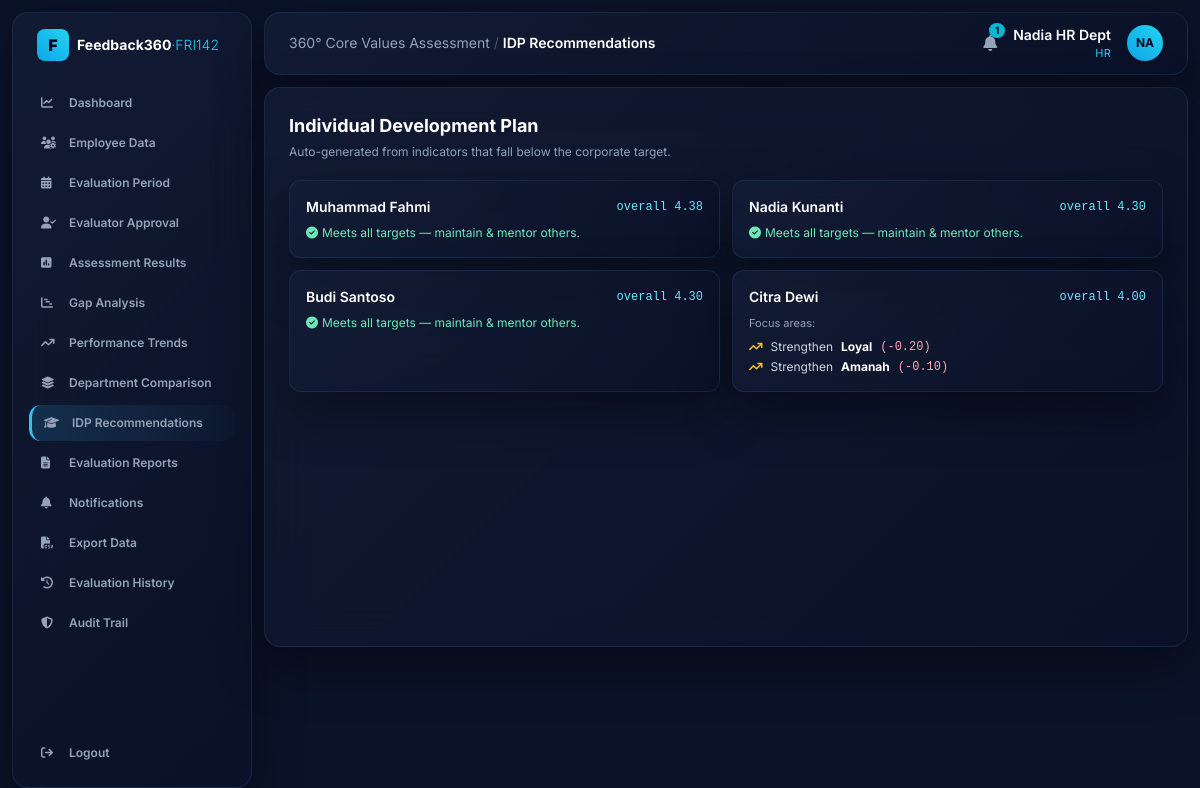
/idp (signed in), run on the app's committed database.
### tables this page shows
CREATE TABLE users (
    id INTEGER PRIMARY KEY AUTOINCREMENT,
    username TEXT UNIQUE NOT NULL,
    password_hash TEXT NOT NULL,
    display_name TEXT NOT NULL,
    role TEXT NOT NULL,                -- admin | hr | management | employee
    employee_id INTEGER REFERENCES employees(id)
);

CREATE TABLE results (
    id INTEGER PRIMARY KEY AUTOINCREMENT,
    period_id INTEGER NOT NULL REFERENCES periods(id),
    employee_id INTEGER NOT NULL REFERENCES employees(id),
    amanah REAL, kompeten REAL, harmonis REAL, loyal REAL, adaptif REAL,
    overall REAL,
    computed_at TEXT
);

CREATE TABLE employees (
    id INTEGER PRIMARY KEY AUTOINCREMENT,
    nip TEXT UNIQUE NOT NULL,
    full_name TEXT NOT NULL,
    position TEXT NOT NULL,
    department TEXT NOT NULL,
    supervisor_id INTEGER REFERENCES employees(id)
);

### app.py (the view)
@app.route("/idp")
@require("admin", "hr", "management")
def idp():
    period = active_period()
    rows = g.db.execute(
        "SELECT r.*, e.full_name FROM results r JOIN employees e ON r.employee_id=e.id "
        "WHERE r.period_id=?", (period["id"],)).fetchall()
    cards = []
    for r in rows:
        gaps = [(VALUE_LABELS[v], round(r[v] - CORPORATE_TARGET, 2))
                for v in VALUES if r[v] < CORPORATE_TARGET]
        gaps.sort(key=lambda x: x[1])
        cards.append({"name": r["full_name"], "overall": r["overall"], "gaps": gaps})
    return render_template("idp.html", cards=cards)

### app.py (called while the page is built)
@app.before_request
def load_user():
    g.db = get_db()
    g.user = None
    if "uid" in session:
        g.user = g.db.execute(
            "SELECT * FROM users WHERE id=?", (session["uid"],)
        ).fetchone()

def require(*roles):
    def deco(fn):
        @wraps(fn)
        def wrapper(*a, **kw):
            if not g.user:
                return redirect(url_for("login"))
            if roles and g.user["role"] not in roles:
                abort(403)
            return fn(*a, **kw)
        return wrapper
    return deco

@app.context_processor
def inject_globals():
    unread = 0
    if g.get("user"):
        unread = g.db.execute(
            "SELECT COUNT(*) c FROM notifications WHERE is_read=0 AND "
            "(target_role=? OR target_user_id=?)",
            (g.user["role"], g.user["id"]),
        ).fetchone()["c"]
    return dict(user=g.get("user"), VALUES=VALUES, VALUE_LABELS=VALUE_LABELS,
                TARGET=CORPORATE_TARGET, unread=unread)

def active_period():
    return g.db.execute(
        "SELECT * FROM periods WHERE status='active' ORDER BY id DESC LIMIT 1"
    ).fetchone()

### database.py (called while the page is built)
def get_db():
    conn = sqlite3.connect(DB_PATH)
    conn.row_factory = sqlite3.Row
    conn.execute("PRAGMA foreign_keys = ON")
    return conn

### templates/idp.html
{% extends "base.html" %}
{% block heading %}IDP Recommendations{% endblock %}
{% block body %}
<h2 class="text-lg font-bold text-white mb-1">Individual Development Plan</h2>
<p class="text-xs text-slate-400 mb-5">Auto-generated from indicators that fall below the corporate target.</p>
<div class="grid md:grid-cols-2 gap-3">
{% for c in cards %}
  <div class="glossy rounded-xl p-4">
    <div class="flex items-center justify-between mb-2">
      <h3 class="text-sm font-semibold text-white">{{ c['name'] }}</h3>
      <span class="text-xs text-cyan-300 font-mono">overall {{ '%.2f'|format(c['overall']) }}</span>
    </div>
    {% if c['gaps'] %}
      <p class="text-[11px] text-slate-400 mb-2">Focus areas:</p>
      <ul class="space-y-1">
      {% for label,gap in c['gaps'] %}
        <li class="text-xs text-slate-300 flex items-center gap-2">
          <i class="fa-solid fa-arrow-trend-up text-amber-400"></i>
          Strengthen <strong class="text-white">{{ label }}</strong> <span class="text-rose-300 font-mono">({{ '%+.2f'|format(gap) }})</span></li>
      {% endfor %}
      </ul>
    {% else %}
      <p class="text-xs text-emerald-300"><i class="fa-solid fa-circle-check mr-1"></i>Meets all targets — maintain &amp; mentor others.</p>
    {% endif %}
  </div>
{% else %}<p class="text-sm text-slate-400">No results to base recommendations on yet.</p>{% endfor %}
</div>
{% endblock %}

### templates/base.html (shortened to what this page needs)
<!DOCTYPE html>
<html lang="en">
<head>
<script src="https://cdn.tailwindcss.com"></script>
<link rel="stylesheet" href="https://cdnjs.cloudflare.com/ajax/libs/font-awesome/6.4.0/css/all.min.css">
</head>
<body class="text-slate-200 min-h-screen">
{% if user %}
<div class="flex min-h-screen">
  <aside class="w-60 shrink-0 glossy m-3 rounded-2xl p-4 flex flex-col">
    <div class="flex items-center gap-2 px-2 mb-6">
      <div class="w-8 h-8 bg-gradient-to-tr from-sky-500 to-cyan-400 rounded-lg flex items-center justify-center text-slate-950 font-black">F</div>
      <span class="text-sm font-bold text-white leading-tight">Feedback360<span class="text-cyan-400 font-light">·FRI142</span></span>
    </div>
    {% set R = user['role'] %}
    <nav class="space-y-1 text-xs font-semibold flex-grow">
      {% macro link(ep,icon,label) %}
        <a href="{{ url_for(ep) }}" class="flex items-center gap-3 px-3 py-2.5 rounded-xl navlink {{ 'nav-active' if request.endpoint==ep }}">
          <i class="fa-solid {{ icon }} w-4"></i><span>{{ label }}</span></a>
      {% endmacro %}
      {% if R in ['admin','hr','management'] %}{{ link('dashboard','fa-chart-line','Dashboard') }}{% endif %}
      {% if R in ['admin','hr'] %}{{ link('employees','fa-users-gear','Employee Data') }}{% endif %}
      {% if R in ['admin','hr'] %}{{ link('periods','fa-calendar-days','Evaluation Period') }}{% endif %}
      {% if R in ['admin','hr'] %}{{ link('evaluators','fa-user-check','Evaluator Approval') }}{% endif %}
      {% if R in ['admin','hr','management'] %}{{ link('results','fa-square-poll-vertical','Assessment Results') }}{% endif %}
      {% if R in ['admin','hr','management'] %}{{ link('gap','fa-chart-gantt','Gap Analysis') }}{% endif %}
      {% if R in ['admin','hr','management'] %}{{ link('trends','fa-arrow-trend-up','Performance Trends') }}{% endif %}
      {% if R in ['admin','hr','management'] %}{{ link('departments','fa-layer-group','Department Comparison') }}{% endif %}
      {% if R in ['admin','hr','management'] %}{{ link('idp','fa-graduation-cap', 'IDP Summary' if R=='management' else 'IDP Recommendations') }}{% endif %}
      {% if R in ['admin','hr','management'] %}{{ link('reports','fa-file-lines','Evaluation Reports') }}{% endif %}
      {{ link('notifications','fa-bell','Notifications') }}
      {% if R in ['admin','hr'] %}<a href="{{ url_for('export_data') }}" class="flex items-center gap-3 px-3 py-2.5 rounded-xl navlink"><i class="fa-solid fa-file-csv w-4"></i><span>Export Data</span></a>{% endif %}
      {% if R in ['admin','hr','management'] %}{{ link('history','fa-clock-rotate-left','Evaluation History') }}{% endif %}
      {% if R in ['admin','hr'] %}{{ link('audit','fa-shield-halved','Audit Trail') }}{% endif %}
    </nav>
    <a href="{{ url_for('logout') }}" class="flex items-center gap-3 px-3 py-2.5 rounded-xl navlink text-xs font-semibold mt-2">
      <i class="fa-solid fa-arrow-right-from-bracket w-4"></i><span>Logout</span></a>
  </aside>
  <div class="flex-grow p-3 pl-0">
    <header class="glossy rounded-2xl px-6 py-3 flex justify-between items-center mb-3">
      <div class="text-sm text-slate-400">360° Core Values Assessment <span class="text-slate-600">/</span>
        <span class="text-white font-semibold">{{ self.heading() }}</span></div>
      <div class="flex items-center gap-4">
        <a href="{{ url_for('notifications') }}" class="relative text-slate-400 hover:text-white">
          <i class="fa-solid fa-bell"></i>
          {% if unread %}<span class="absolute -top-2 -right-2 bg-cyan-500 text-slate-950 text-[10px] font-bold rounded-full px-1.5">{{ unread }}</span>{% endif %}
        </a>
        <div class="text-right">
          <div class="text-sm font-semibold text-white">{{ user['display_name'] }}</div>
          <div class="text-[11px] text-cyan-400 uppercase tracking-wide">{{ user['role'] }}</div>
        </div>
        <div class="w-9 h-9 rounded-full bg-gradient-to-tr from-sky-500 to-cyan-400 flex items-center justify-center text-slate-950 font-bold text-xs">
          {{ user['display_name'][:2]|upper }}</div>
      </div>
    </header>
    <main class="glossy rounded-2xl p-6 min-h-[70vh]">{% block body %}{% endblock %}</main>
  </div>
</div>
{% else %}{% block plain %}{% endblock %}{% endif %}
</body>
</html>

### templates/base.html (style rules this page uses)
body { font-family:'Inter',sans-serif;background:#0b1329 }
.glossy { background:linear-gradient(135deg,rgba(20,30,55,.75),rgba(10,17,40,.85)); backdrop-filter:blur(20px);border:1px solid rgba(56,189,248,.12); box-shadow:0 20px 50px rgba(0,0,0,.4) }
.nav-active { background:linear-gradient(90deg,rgba(56,189,248,.15),rgba(56,189,248,.02)); border-left:3px solid #38bdf8;color:#fff }
.navlink { color:#94a3b8 }

### data on the page
users: display_name "Nadia HR Dept", role "HR", display_name "NA"
results: name "Muhammad Fahmi", overall "4.38", shows "Meets all targets — maintain & mentor others."
results: name "Nadia Kunanti", overall "4.30", shows "Meets all targets — maintain & mentor others."
results: name "Budi Santoso", overall "4.30", shows "Meets all targets — maintain & mentor others."
results: name "Citra Dewi", overall "4.00", label "Loyal" "Amanah", gap "-0.20" "-0.10"

### other printed values
{{ unread }} "1"
